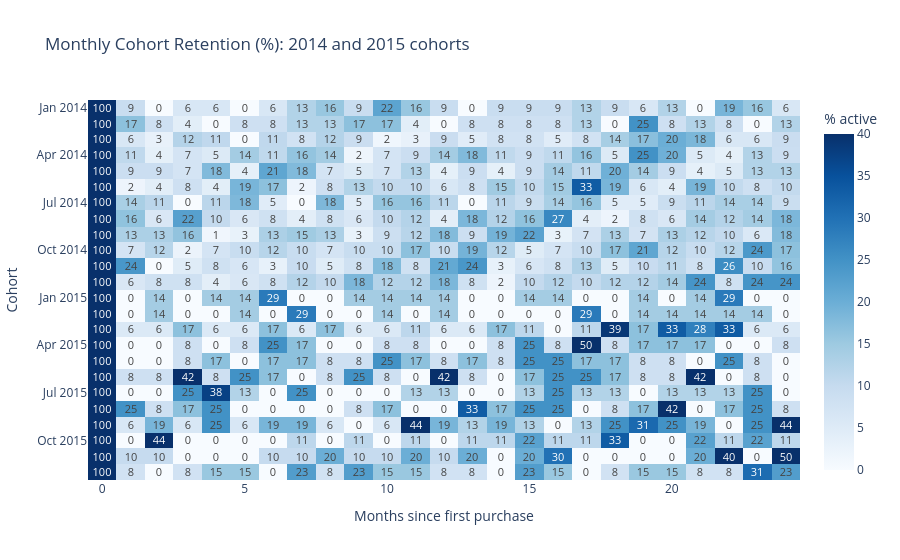

Write notebook code for a chart like this one.
### Markdown cell above
## 2. The cohort retention table
For each cohort we count how many customers placed an order in each later month, and divide by the cohort size. Month 0 is always 100%. Cells are left empty when the data has not reached that month yet. Only the 24 cohorts of 2014 and 2015 are drawn, because the 2016 and 2017 cohorts are too small (1 to 8 customers) to give stable percentages.

### Code cell
cohort_counts = (df.groupby(["cohort_month", "period"]).customer_id.nunique()
                   .unstack(fill_value=0))
last_month = df["order_month"].max()
max_period = pd.Series({c: (last_month - c).n for c in cohort_counts.index})

retention = cohort_counts.div(cohort_counts[0], axis=0) * 100
for p in retention.columns:
    retention.loc[max_period < p, p] = np.nan      # months the data has not reached yet

heat = retention.loc[:"2015-12", 0:24].copy()
heat.index = heat.index.astype(str)

fig_heat = px.imshow(heat, text_auto=".0f", aspect="auto", color_continuous_scale="Blues", zmin=0, zmax=40,
                     title="Monthly Cohort Retention (%): 2014 and 2015 cohorts",
                     labels={"x": "Months since first purchase", "y": "Cohort", "color": "% active"})
fig_heat.show()

### Figure 1 — Plotly figure (JSON) as saved in the notebook; plotly's stock layout.template omitted (floating-point values rounded to 4 significant figures; data arrays with more than 128 entries replaced by an {"elided": "..."} marker saying what was removed)
{"data": [{"coloraxis": "coloraxis", "hovertemplate": "Months since first purchase: %{x}<br>Cohort: %{y}<br>% active: %{z}<extra></extra>", "name": "0", "texttemplate": "%{z:.0f}", "type": "heatmap", "x": [0, 1, 2, 3, 4, 5, 6, 7, 8, 9, 10, 11, 12, 13, 14, 15, 16, 17, 18, 19, 20, 21, 22, 23, 24], "xaxis": "x", "y": ["2014-01", "2014-02", "2014-03", "2014-04", "2014-05", "2014-06", "2014-07", "2014-08", "2014-09", "2014-10", "2014-11", "2014-12", "2015-01", "2015-02", "2015-03", "2015-04", "2015-05", "2015-06", "2015-07", "2015-08", "2015-09", "2015-10", "2015-11", "2015-12"], "yaxis": "y", "z": {"elided": "24x25 float values"}}], "layout": {"coloraxis": {"autocolorscale": false, "cmax": 40, "cmin": 0, "colorbar": {"title": {"text": "% active"}}, "colorscale": [[0, "rgb(247,251,255)"], [0.125, "rgb(222,235,247)"], [0.25, "rgb(198,219,239)"], [0.375, "rgb(158,202,225)"], [0.5, "rgb(107,174,214)"], [0.625, "rgb(66,146,198)"], [0.75, "rgb(33,113,181)"], [0.875, "rgb(8,81,156)"], [1, "rgb(8,48,107)"]]}, "title": {"text": "Monthly Cohort Retention (%): 2014 and 2015 cohorts"}, "xaxis": {"anchor": "y", "domain": [0, 1], "title": {"text": "Months since first purchase"}}, "yaxis": {"anchor": "x", "autorange": "reversed", "domain": [0, 1], "title": {"text": "Cohort"}}}}
